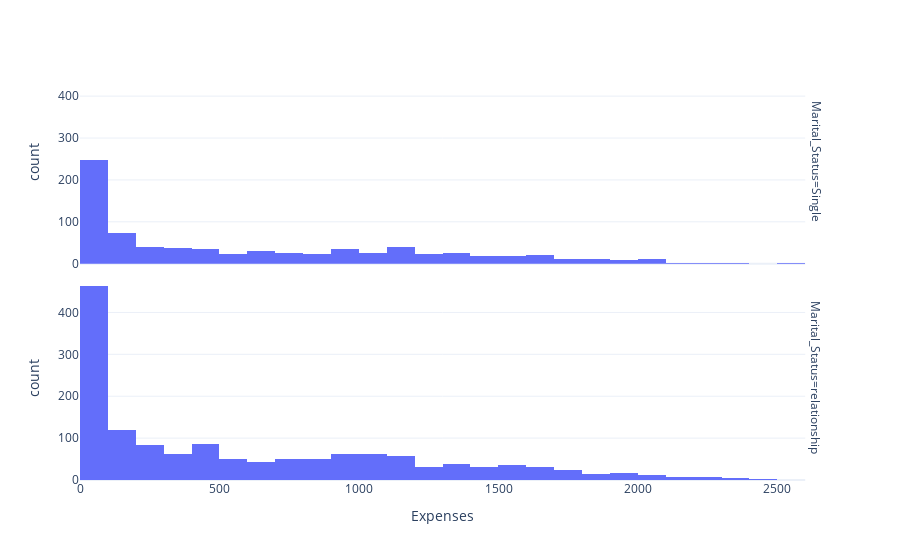

Here is the notebook cell this chart was saved with:
### Markdown cell above
Less number of single customer

### Code cell
fig = px.histogram (df, x = "Expenses",  facet_row = "Marital_Status",  template = 'plotly_white')
fig.show ()

### Figure 1 — Plotly figure (JSON) as saved in the notebook; plotly's stock layout.template omitted (floating-point values rounded to 4 significant figures; data arrays with more than 128 entries replaced by an {"elided": "..."} marker saying what was removed)
{"data": [{"alignmentgroup": "True", "bingroup": "x", "hovertemplate": "Marital_Status=Single<br>Expenses=%{x}<br>count=%{y}<extra></extra>", "legendgroup": "", "marker": {"color": "#636efa", "pattern": {"shape": ""}}, "name": "", "offsetgroup": "", "orientation": "v", "showlegend": false, "type": "histogram", "x": {"elided": "796 int values"}, "xaxis": "x2", "yaxis": "y2"}, {"alignmentgroup": "True", "bingroup": "x", "hovertemplate": "Marital_Status=relationship<br>Expenses=%{x}<br>count=%{y}<extra></extra>", "legendgroup": "", "marker": {"color": "#636efa", "pattern": {"shape": ""}}, "name": "", "offsetgroup": "", "orientation": "v", "showlegend": false, "type": "histogram", "x": {"elided": "1444 int values"}, "xaxis": "x", "yaxis": "y"}], "layout": {"annotations": [{"font": {}, "showarrow": false, "text": "Marital_Status=relationship", "textangle": 90, "x": 0.98, "xanchor": "left", "xref": "paper", "y": 0.2425, "yanchor": "middle", "yref": "paper"}, {"font": {}, "showarrow": false, "text": "Marital_Status=Single", "textangle": 90, "x": 0.98, "xanchor": "left", "xref": "paper", "y": 0.7575, "yanchor": "middle", "yref": "paper"}], "barmode": "relative", "legend": {"tracegroupgap": 0}, "margin": {"t": 60}, "xaxis": {"anchor": "y", "domain": [0, 0.98], "title": {"text": "Expenses"}}, "xaxis2": {"anchor": "y2", "domain": [0, 0.98], "matches": "x", "showticklabels": false}, "yaxis": {"anchor": "x", "domain": [0, 0.485], "title": {"text": "count"}}, "yaxis2": {"anchor": "x2", "domain": [0.515, 1], "matches": "y", "title": {"text": "count"}}}}
